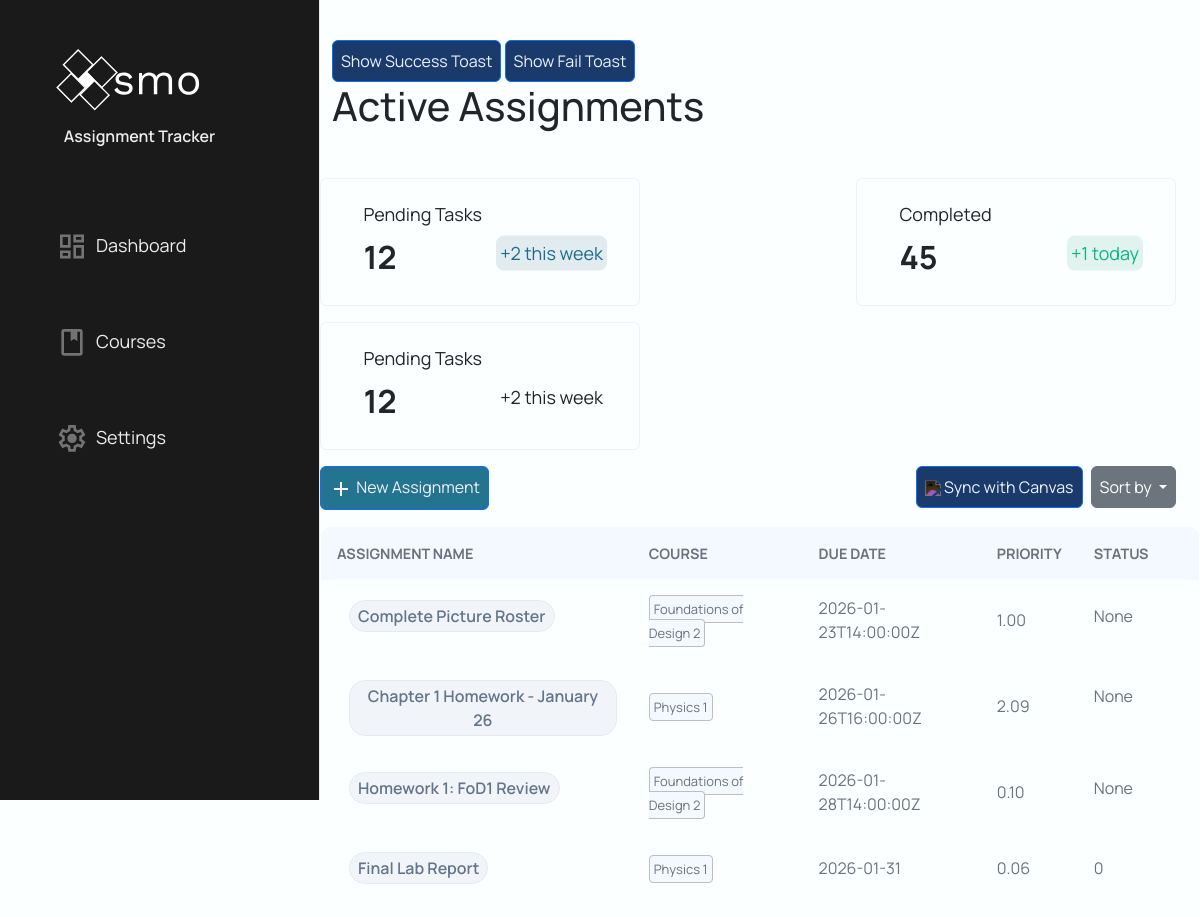
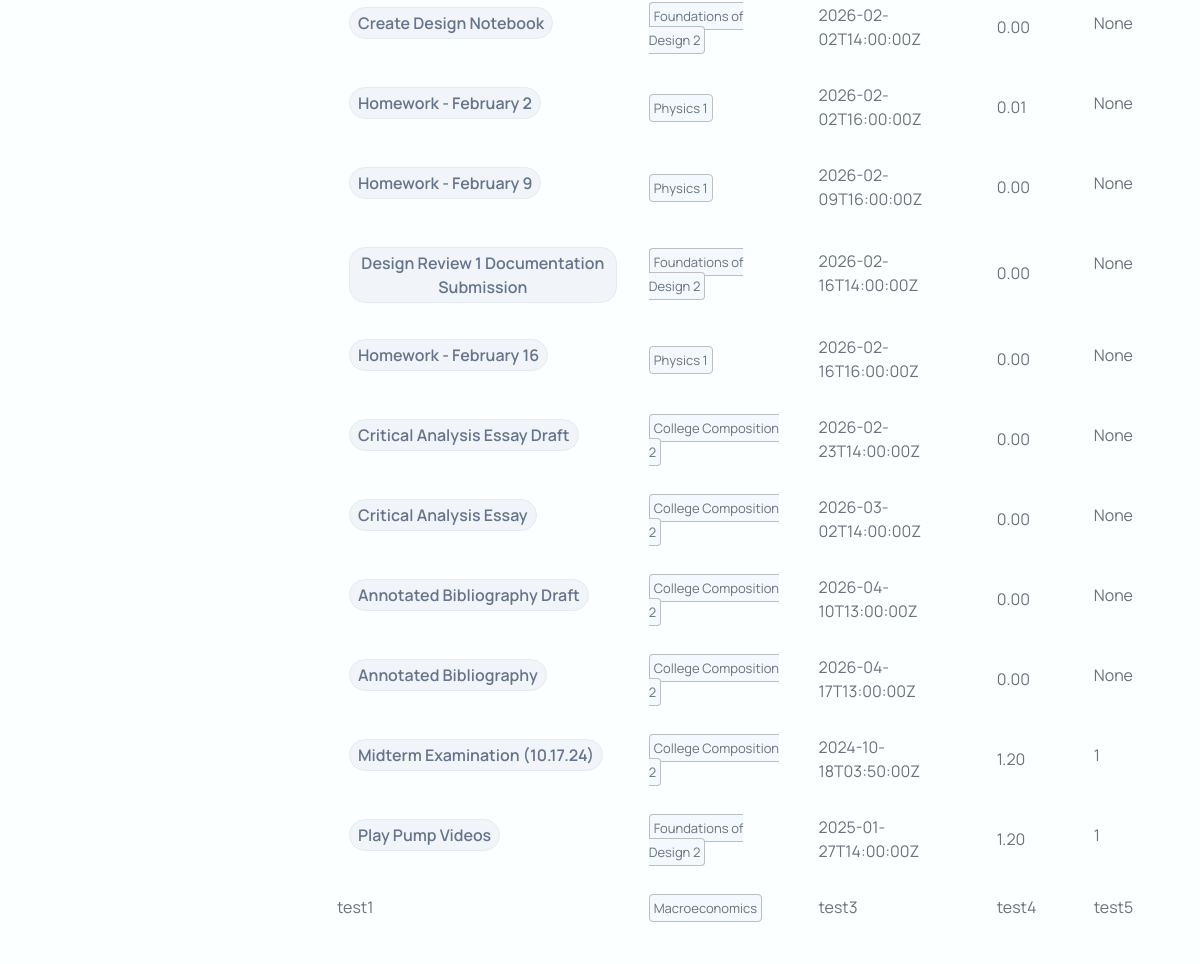
The page /dashboard/ (signed in) on the database its author committed (2 pictures, top to bottom).
### models/assignment.py (models this page shows, shortened)
class Assignment(db.Model):
    __tablename__ = "assignments"
    assignment_id = db.Column("assignment_id", db.Integer, primary_key=True, autoincrement=True)
    user_id = db.Column("user_id", db.Integer, db.ForeignKey("users.user_id"), nullable=False)
    course_id = db.Column("course_id", db.Integer, db.ForeignKey("courses.course_id"), nullable=False)
    course = db.relationship("Course", back_populates="assignments", foreign_keys="Assignment.course_id")
    title = db.Column("title", db.Text, nullable=False)
    description = db.Column("description", db.Text, nullable=True)
    due = db.Column("due", db.Text, nullable=False)        # ISO-8601 text datetime recommended
    status = db.Column("status", db.Integer, nullable=True)  # 0/1 or enum-like int
    created = db.Column("created", db.Text, nullable=True)
    updated = db.Column("updated", db.Text, nullable=True)
    points_possible = db.Column("points_possible", db.Integer, nullable=True)
    score = db.Column("score", db.Float, nullable=True)  # Actual score achieved
    canvas_assignment_id = db.Column("canvas_assignment_id", db.Integer, nullable=True)
    workflow_state = db.Column("workflow_state", db.Text, nullable=True)
    unlock_at = db.Column("unlock_at", db.Text, nullable=True)
    html_url = db.Column("html_url", db.Text, nullable=True)
    submission_type = db.Column("submission_type", db.Text, nullable=True)
    canvas_base_url = db.Column("canvas_base_url", db.Text, nullable=True)
    last_canvas_sync = db.Column("last_canvas_sync", db.Text, nullable=True)
    effort = db.Column("effort", db.Integer, nullable=True, default=1) # 1=Low, 2=Med, 3=High

### models/courses.py (models this page shows, shortened)
class Course(db.Model):
    __tablename__ = "courses"
    assignments = db.relationship("Assignment",
                                  back_populates="course",
                                  foreign_keys="Assignment.course_id",
                                  primaryjoin = "Course.course_id == Assignment.course_id"
                                  )
    course_id = db.Column(
        "course_id",
        db.Integer,
        primary_key=True,
        autoincrement=True
    )
    user_id = db.Column(
        "user_id",
        db.Integer,
        db.ForeignKey("users.user_id"),
        nullable=False
    )
    course_name = db.Column(
        "course_name",
        db.Text,
        nullable=False
    )
    course_code = db.Column(
        "course_code",
        db.Text,
        nullable=False
    )
    canvas_course_id = db.Column(
        "canvas_course_id",
        db.Integer,
        nullable=True
    )
    workflow_state = db.Column(
        "workflow_state",
        db.Text,
        nullable=True
    )
    time_zone = db.Column(
        "time_zone",
        db.Text,
        nullable=True
    )
    end_at = db.Column(
        "end_at",
        db.Text,
        nullable=False
    )
    last_sync = db.Column(
        "last_sync",
        db.Text,
        nullable=True
    )
    canvas_base_url = db.Column(
        "canvas_base_url",
        db.Text,
        nullable=True
    )
    weight = db.Column(
        "weight",
        db.Float,
        default=1.0,
        nullable=False
    )

### Website/MainPage/mainPage.py (the view)
@mainPage_bp.route("/dashboard/", methods=["POST", "GET"])
@login_required
def dashboard():
    user_id = current_user.user_id
    assignmentRepo = AssignmentRepo()
    courseRepo = CourseRepo()
    deleteForm = DeleteAssignment()
    assignmentForm = AssignmentCreateForm().updateCourseSelect(courseRepo.getAllCoursesById(user_id))
    editAssignmentForm = EditAssignmentForm()
    checkForm = CheckForm()
    sort_key = (request.args.get("sort"))
    if sort_key is None:
        sort_key = "due"
    else:
        sort_key = sort_key.strip().lower()
    SORT_MAP = {
    "course"      : assignmentRepo.get_SortedByName_Assignment,
    "due"       : assignmentRepo.get_SortedByDue_Assignment,
    "points"    : assignmentRepo.get_SortedByPoints_Assignment,
    "priority"  : assignmentRepo.getAllAssignmentById # Sort manually after calculation
    }
    assignments = SORT_MAP.get(sort_key, assignmentRepo.getAllAssignmentById)(user_id)
    scoring_service = ScoringService(user_id)
    for assignment in assignments:
        assignment.priority_score = scoring_service.calculate_score(assignment, assignment.course)
    if sort_key == "priority":
        assignments.sort(key=lambda x: x.priority_score, reverse=True)
    if deleteForm.validate_on_submit:
        print(f"Assignment ID: {deleteForm.assignment_id.data}")
    return render_template("dashboard.html",
                           assignments=assignments,
                           deleteForm=deleteForm,
                           assignmentForm=assignmentForm,
                           editForm=editAssignmentForm,
                           checkForm=checkForm)

### Website/MainPage/templates/dashboard.html (shortened to what this page needs)
{% extends "base.html" %}
{% block content %}
{% block head %}
    <link rel="stylesheet" type="text/css" href="{{ url_for('static', filename='dashboard.css') }}">
    <link rel="stylesheet" type="text/css" href="{{ url_for('static', filename='modal.css') }}">
    <link rel="stylesheet" type="text/css" href="{{ url_for('static', filename='button.css') }}">
    <link rel="stylesheet" type="text/css" href="{{ url_for('static', filename='toast.css') }}">
{%  endblock %}
    <div class="container h-100 w-100">
        <button class="btn btn-primary" onclick="createToast('Test', 'toast-success')">
        Show Success Toast
        </button>
        <button class="btn btn-primary" onclick="createToast('Test', 'toast-fail')">
        Show Fail Toast
        </button>
        <div class="toast-container position-fixed top-0 end-0 p-3">
        </div>
        <div class="col w-100">
            <div class="row">
                <h1>Active Assignments</h1>
            </div>
            <div class="row card-div">
                <div class="card">
                    <p class="card-header1">Pending Tasks</p>
                    <p class="card-number">12</p>
                    <div class="tally">
                        <p class="card-tally-pending">+2 this week</p>
                    </div>
                </div>
                <div class="card">
                    <p class="card-header1">Completed</p>
                    <p class="card-number">45</p>
                    <div class="tally">
                        <p class="card-tally-completed">+1 today</p>
                    </div>
                </div>
                <div class="card">
                    <p class="card-header1">Pending Tasks</p>
                    <p class="card-number">12</p>
                    <div class="tally">
                        <p class="card-tally-due">+2 this week</p>
                    </div>
                </div>
            </div>
            <div class="row button-div mt-3 mb-3 w-100">
                <div class="w-auto p-0">
                    <button type="button" class="btn btn-primary btn-create" onclick=showCreateModal()>
                        <img class="create-img" src="{{ url_for('static', filename='/images/navbar/add.svg') }}">
                        New Assignment
                    </button>
                </div>
                <div class="w-auto p-0 ms-auto">
                    <button type="button" class="btn btn-primary" id="sync" onclick=sync()>
                        <img class="btn-icon" src="{{ url_for('static', filename='images/icons/sync1.svg') }}">
                        Sync with Canvas
                    </button>
                </div>
                <div class="w-auto p-0 dropdown">
                    <button class="btn btn-secondary dropdown-toggle" type="button" data-bs-toggle="dropdown" aria-expanded="false">
                        Sort by
                    </button>
                </div>
            </div>
            <div class="row table-div">
                <table class="assignment-table">
                    <tr>
                        <th>Assignment Name</th>
                        <th>Course</th>
                        <th>Due Date</th>
                        <th>Priority</th>
                        <th>Status</th>
                    </tr>
                    {% for assignment in assignments %}
                        <tr class="table-row">
                            <td class="title d-flex align-items-center">
                                <form method="POST" action="/dashboard/assignments/{{ assignment.assignment_id }}/complete" class="d-flex align-items-center m-0 p-0 complete-form">
                                </form>
                                <button
                                    class="btn-name"
                                    onclick=showEditModal(this)
                                    data-assignment-id="{{assignment.assignment_id}}"
                                    data-canvas-id="{{assignment.canvas_assignment_id}}"
                                    data-assignment-name="{{assignment.title}}"
                                    data-assignment-desc="{{assignment.description}}"
                                    data-effort="{{assignment.effort}}">
                                    {{assignment.title}}
                                </button>
                            </td>
                            <td><a class="course-name">{{assignment.course.course_name}}</a></td>
                            <td>{{assignment.due}}</td>
                            <td class="priority">{{"%.2f"|format(assignment.priority_score)}}</td>
                            <td class="status d-flex align-items-center">
                                {{assignment.status}}
                            </td>
                        </tr>
                    </div>
                    {% endfor %}
                    <tr>
                        <td>test1</td>
                        <td><a class="course-name">Macroeconomics</a></td>
                        <td>test3</td>
                        <td>test4</td>
                        <td>test5</td>
                    </tr>
{% endblock %}

### templates/base.html (shortened to what this page needs)
<!doctype html>
<html lang="en">
<head>
    <link href="https://cdn.jsdelivr.net/npm/bootstrap@5.3.8/dist/css/bootstrap.min.css" rel="stylesheet">
    <link rel="stylesheet" type="text/css" href="{{ url_for('static', filename='base.css') }}">
    <link rel="stylesheet" href="https://cdn.jsdelivr.net">
    {% block head %}{% endblock %}
</head>
<body>
    <div class="wrapper">
        <div class="sidebar-div">
            <ul class="sidebar">
                <div class="item">
                    <li>
                        <a>
                            <img class="nav-logo" src="{{ url_for('static', filename='/images/login/OsmoLogo.svg') }}">
                            <p class="text1 brand">Assignment Tracker</p>
                        </a>
                    </li>
                </div>
                <div class="item">
                    <li class="sidebar-item sidebar-brand">
                        <a class="sidebar-link">
                            <img class="nav-img" src="{{ url_for('static', filename='/images/navbar/dashboard1.svg') }}">
                            <span class="text1">Dashboard</span>
                        </a>
                    </li>
                </div>
                <div class="item">
                    <li class="sidebar-item">
                        <a href="#" class="sidebar-link">
                            <img class="nav-img" src="{{ url_for('static', filename='/images/navbar/courses1.svg') }}">
                            <span class="text1">Courses</span>
                        </a>
                </div>
                <div class="item">
                    <li class="sidebar-item">
                        <a href="{{ url_for('mainPage.userInfo') }}" class="sidebar-link">
                            <img class="nav-img" src="{{ url_for('static', filename='/images/navbar/settings.svg') }}">
                            <span class="text1">Settings</span>
                        </a>
                    </li>
                </div>
            </ul>
        </div>
        <div class="main w-100 d-flex flex-row">
            {%block content%}
            {%endblock%}
</body>

### rows shown on the page
Assignment: title "Complete Picture Roster", course.course_name "Foundations of Design 2", due "2026-01-23T14:00:00Z", priority_score "1.00", status "None"
Assignment: title "Chapter 1 Homework - January 26", course.course_name "Physics 1", due "2026-01-26T16:00:00Z", priority_score "2.09", status "None"
Assignment: title "Homework 1: FoD1 Review", course.course_name "Foundations of Design 2", due "2026-01-28T14:00:00Z", priority_score "0.10", status "None"
Assignment: title "Final Lab Report", course.course_name "Physics 1", due "2026-01-31", priority_score "0.06", status "0"
Assignment: title "Create Design Notebook", course.course_name "Foundations of Design 2", due "2026-02-02T14:00:00Z", priority_score "0.00", status "None"
Assignment: title "Homework - February 2", course.course_name "Physics 1", due "2026-02-02T16:00:00Z", priority_score "0.01", status "None"
Assignment: title "Homework - February 9", course.course_name "Physics 1", due "2026-02-09T16:00:00Z", priority_score "0.00", status "None"
Assignment: title "Design Review 1 Documentation Submission", course.course_name "Foundations of Design 2", due "2026-02-16T14:00:00Z", priority_score "0.00", status "None"
Assignment: title "Homework - February 16", course.course_name "Physics 1", due "2026-02-16T16:00:00Z", priority_score "0.00", status "None"
Assignment: title "Critical Analysis Essay Draft", course.course_name "College Composition 2", due "2026-02-23T14:00:00Z", priority_score "0.00", status "None"
Assignment: title "Critical Analysis Essay", course.course_name "College Composition 2", due "2026-03-02T14:00:00Z", priority_score "0.00", status "None"
Assignment: title "Annotated Bibliography Draft", course.course_name "College Composition 2", due "2026-04-10T13:00:00Z", priority_score "0.00", status "None"
Assignment: title "Annotated Bibliography", course.course_name "College Composition 2", due "2026-04-17T13:00:00Z", priority_score "0.00", status "None"
Assignment: title "Midterm Examination (10.17.24)", course.course_name "College Composition 2", due "2024-10-18T03:50:00Z", priority_score "1.20", status "1"
Assignment: title "Play Pump Videos", course.course_name "Foundations of Design 2", due "2025-01-27T14:00:00Z", priority_score "1.20", status "1"
